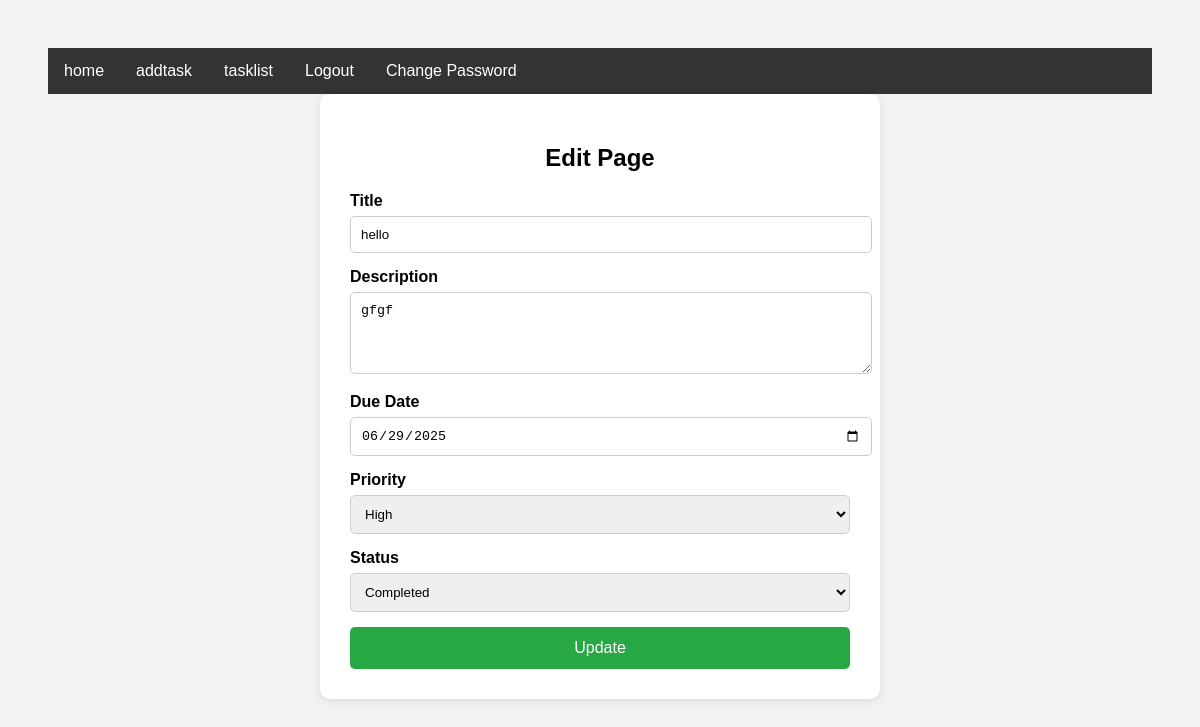
/editpage/1 (signed in), run on the app's committed database.
### taskapp/models.py (models this page shows)
class taskModel(models.Model):
    title=models.CharField(max_length=100,null=True)
    description=models.TextField(null=True)
    due_date=models.DateField(null=True)
    created_at=models.DateTimeField(auto_now_add=True,null=True)
    priority=models.CharField(max_length=100,null=True,choices=[
        ('low','Low'),
        ('medium','Medium'),
        ('high','High'),
    ])
    status=models.CharField(max_length=100,null=True,choices=[
        ('pending','Pending'),
        ('inprogress','Inprogress'),
        ('completed','Completed'),
    ])
    user=models.ForeignKey(customuserModel,on_delete=models.CASCADE,null=True)

### taskapp/views.py (the view, shortened to what this page needs)
# urls.py: path('editpage/<str:id>',editpage,name='editpage'),
@login_required
def editpage(req,id):
    data=taskModel.objects.get(id=id)
    context={
        'data':data
    }
    return render(req,'editpage.html',context)

### Templates/editpage.html (shortened to what this page needs)
{% extends 'master.html' %}
{% block body %}
<!DOCTYPE html>
<html lang="en">
<head>
</head>
<body>
  <div class="container">
    <h2>Edit Page</h2>
    <form method="POST">
      <label for="title">Title</label>
      <input type="text" id="title" value="{{ data.title }}" name="title" required />
      <label for="description">Description</label>
      <textarea id="description" name="description" rows="4" required>{{ data.description }}</textarea>
      <label for="due_date">Due Date</label>
      <input type="date" id="due_date" value="{{ data.due_date|date:'Y-m-d' }}" name="due_date" required />
      <label for="priority">Priority</label>
      <select id="priority" {{ data.priority }}  name="priority" required>
        <option value="high" {% if data.priority == "high" %}selected{% endif %}>High</option>
      </select>
      <label for="status">Status</label>
      <select id="status" {{ data.status }} name="status" required>
        <option value="completed" {% if data.status == "completed" %}selected{% endif %}>Completed</option>
      </select>
      <button type="submit">Update</button>
    </form>
  </div>
</body>
</html>
{% endblock body %}

### Templates/editpage.html (style rules this page uses)
body { font-family: Arial, sans-serif; background: #f2f2f2; padding: 40px; }
.container { max-width: 500px; margin: auto; background: #fff; padding: 30px; border-radius: 10px; box-shadow: 0 2px 8px rgba(0,0,0,0.1); }
h2 { text-align: center; margin-bottom: 20px; }
label { display: block; margin-bottom: 6px; font-weight: bold; }
input[type="text"], input[type="date"], select, textarea { width: 100%; padding: 10px; margin-bottom: 15px; border: 1px solid #ccc; border-radius: 5px; }
textarea { resize: vertical; }
button { width: 100%; padding: 12px; background-color: #28a745; color: white; border: none; border-radius: 5px; font-size: 16px; cursor: pointer; }

### data on the page
taskModel: title "hello", description "gfgf", due_date "06/29/2025", priority "High", status "Completed"
